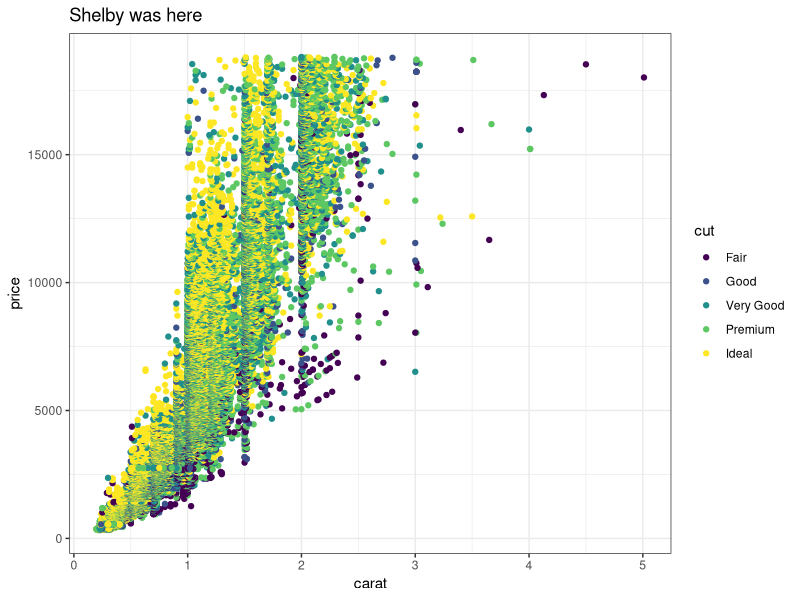
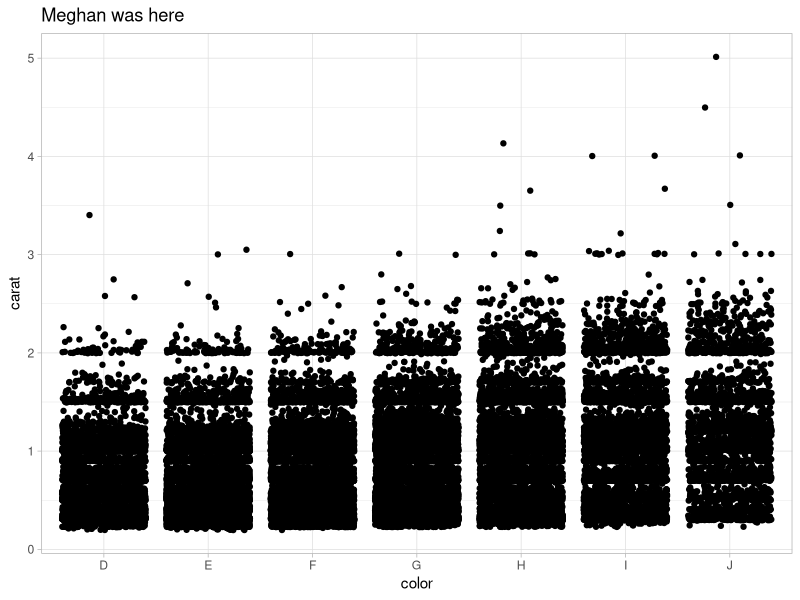
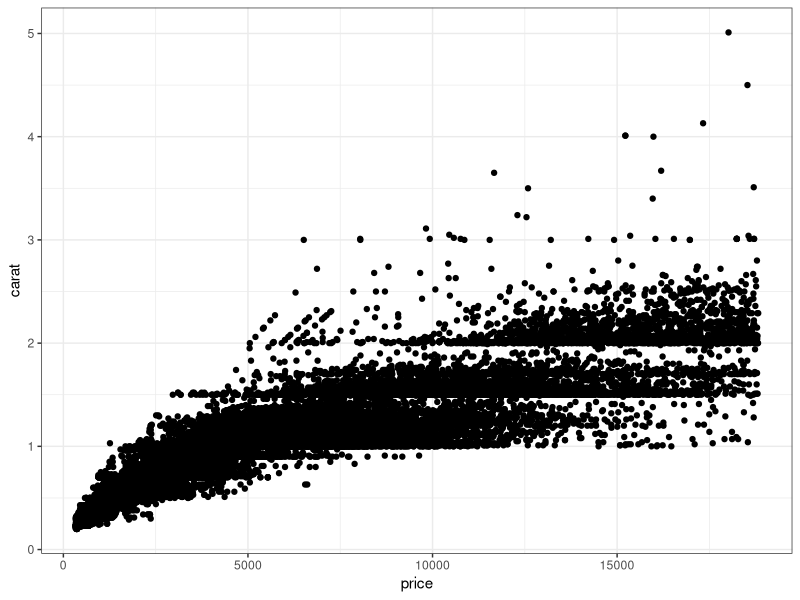

Reproduce these figures in R, in order.
## ---- chunk 1
knitr::opts_chunk$set(echo = TRUE)
library(tidyverse)
## ---- chunk 2
# Partner 1: 
# Run the code below to see the original graph
# Change the code below to make the point color change based on 'cut', and update the theme to theme_bw(). Update the title to include your first name. 

ggplot(data = diamonds, aes(x = carat, y = price)) +
  geom_point(aes(color = cut)) +
  theme_bw() +
  labs(title = "Shelby was here")
## ---- chunk 3
# Partner 2: 
# Run the code below to see the original graph
# Change the code below to make the geom a geom_jitter, and update the theme to theme_light. Update the title to include your first name. 

ggplot(data = diamonds, aes(x = color, y = carat)) +
  geom_jitter() +
  theme_light() +
  labs(title = "Meghan was here")
## ---- chunk 4
ggplot(data = diamonds, aes(x = price, y = carat)) +
  geom_point() +
  theme_bw()
## ---- chunk 5
